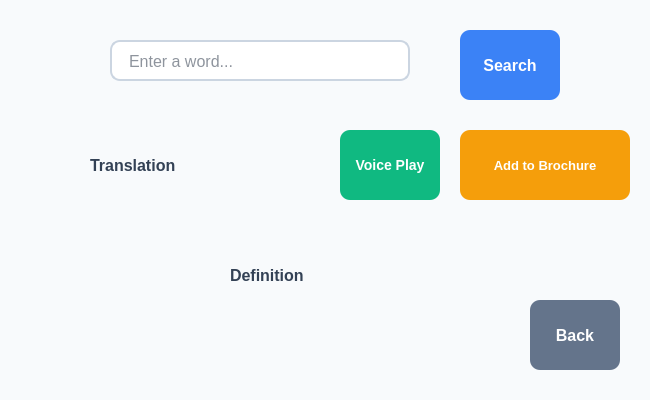
<?xml version="1.0" encoding="UTF-8"?>
<ui version="4.0">
 <class>Word_Search</class>
 <widget class="QWidget" name="Word_Search">
  <property name="geometry">
   <rect>
    <x>0</x>
    <y>0</y>
    <width>650</width>
    <height>400</height>
   </rect>
  </property>
  <property name="minimumSize">
   <size>
    <width>650</width>
    <height>400</height>
   </size>
  </property>
  <property name="maximumSize">
   <size>
    <width>650</width>
    <height>400</height>
   </size>
  </property>
  <property name="windowTitle">
   <string>Vocabulary Search</string>
  </property>
  <property name="styleSheet">
   <string notr="true">
    QWidget {
        background-color: #f8fafc;
        font-family: 'Segoe UI', Arial, sans-serif;
    }
    
    QLineEdit {
        border: 2px solid #cbd5e1;
        border-radius: 10px;
        padding: 10px 15px;
        font-size: 16px;
        background: white;
        color: #1e293b;
        margin-bottom: 20px;
    }
    
    QLineEdit:focus {
        border-color: #3b82f6;
        background-color: #f0f9ff;
    }
    
    QLabel {
        font-size: 16px;
        font-weight: 600;
        color: #334155;
        background: transparent;
    }
    
    QPushButton {
        border-radius: 10px;
        padding: 10px;
        font-weight: 600;
        font-size: 14px;
        color: white;
        min-height: 50px;
        transition: all 0.2s ease;
        border: none;
    }
    
    QPushButton:hover {
        transform: translateY(-2px);
        box-shadow: 0 4px 8px rgba(0,0,0,0.1);
    }
    
    QPushButton:pressed {
        transform: translateY(0);
        box-shadow: none;
    }
    
    #Search_word_button {
        background-color: #3b82f6;
        font-size: 16px;
    }
    
    #Play_button {
        background-color: #10b981;
        font-size: 14px;
    }
    
    #Add_button {
        background-color: #f59e0b;
        font-size: 13px;
    }
    
    #Back_button {
        background-color: #64748b;
        font-size: 16px;
    }
   </string>
  </property>
  <widget class="QLineEdit" name="Input_word">
   <property name="geometry">
    <rect>
     <x>110</x>
     <y>40</y>
     <width>300</width>
     <height>61</height>
    </rect>
   </property>
   <property name="placeholderText">
    <string>Enter a word...</string>
   </property>
  </widget>
  <widget class="QLabel" name="Translation">
   <property name="geometry">
    <rect>
     <x>90</x>
     <y>130</y>
     <width>181</width>
     <height>71</height>
    </rect>
   </property>
   <property name="text">
    <string>Translation</string>
   </property>
   <property name="alignment">
    <set>Qt::AlignmentFlag::AlignLeading|Qt::AlignmentFlag::AlignLeft|Qt::AlignmentFlag::AlignVCenter</set>
   </property>
  </widget>
  <widget class="QLabel" name="Definition">
   <property name="geometry">
    <rect>
     <x>230</x>
     <y>240</y>
     <width>181</width>
     <height>71</height>
    </rect>
   </property>
   <property name="text">
    <string>Definition</string>
   </property>
   <property name="alignment">
    <set>Qt::AlignmentFlag::AlignLeading|Qt::AlignmentFlag::AlignLeft|Qt::AlignmentFlag::AlignVCenter</set>
   </property>
  </widget>
  <widget class="QPushButton" name="Search_word_button">
   <property name="geometry">
    <rect>
     <x>460</x>
     <y>30</y>
     <width>100</width>
     <height>70</height>
    </rect>
   </property>
   <property name="text">
    <string>Search</string>
   </property>
  </widget>
  <widget class="QPushButton" name="Play_button">
   <property name="geometry">
    <rect>
     <x>340</x>
     <y>130</y>
     <width>100</width>
     <height>70</height>
    </rect>
   </property>
   <property name="text">
    <string>Voice Play</string>
   </property>
  </widget>
  <widget class="QPushButton" name="Back_button">
   <property name="geometry">
    <rect>
     <x>530</x>
     <y>300</y>
     <width>90</width>
     <height>70</height>
    </rect>
   </property>
   <property name="text">
    <string>Back</string>
   </property>
  </widget>
  <widget class="QPushButton" name="Add_button">
   <property name="geometry">
    <rect>
     <x>460</x>
     <y>130</y>
     <width>170</width>
     <height>70</height>
    </rect>
   </property>
   <property name="text">
    <string>Add to Brochure</string>
   </property>
  </widget>
 </widget>
 <resources/>
 <connections/>
</ui>
